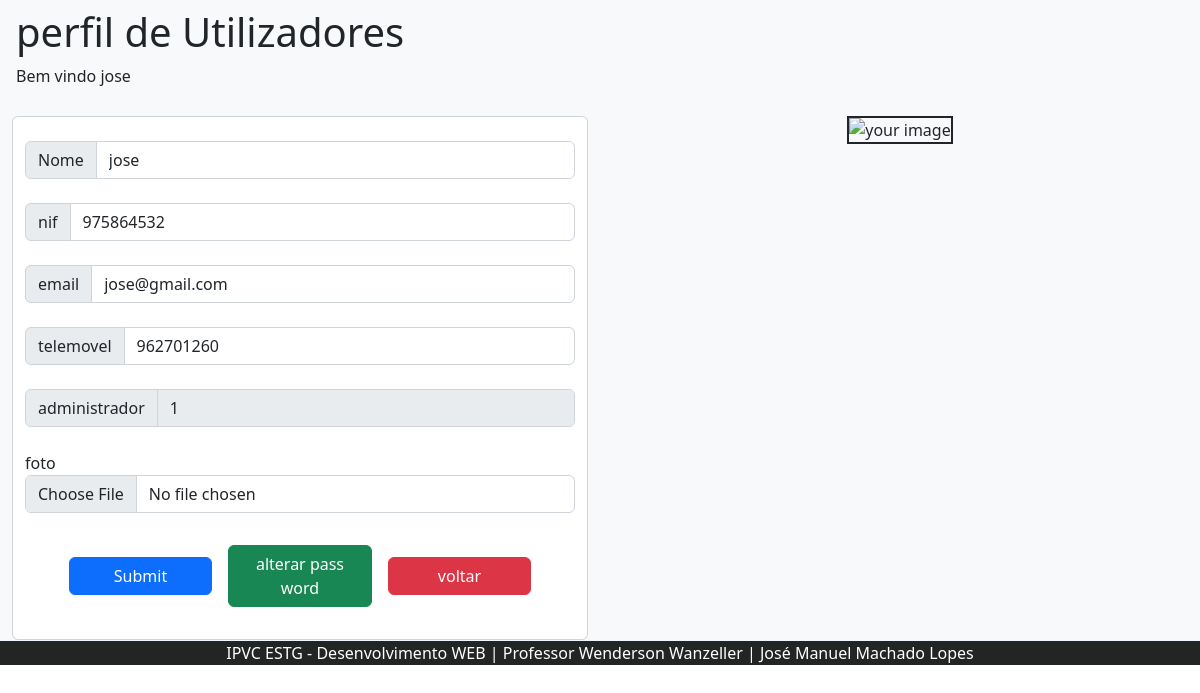
Screenshot of /pages/client/perfil/perfil.php (signed in) with the database file from the repository.
### tables this page shows
CREATE TABLE utilizadores(
        id INTEGER PRIMARY KEY,
        nome CHAR,  
        nif CHAR,  
        email CHAR NOT NULL, 
        telemovel   INTEGER,
        foto CHAR NULL, 
        administrador CHAR, 
        dono CHAR,
        pass_word CHAR NOT NULL
    );

### src/utils/auxiliadores.php (called while the page is built, shortened)
<?php
    include_once __DIR__.'/../../database/connections/repositorio.php';
function autenticado(){
    return isset($_SESSION['id']) ? true : false;
}
function utilizador(){
    if(autenticado()){
        return utilizador_data($_SESSION['id']);
    }else{
        return false;
    }
}
function admin(){
    $utilizador =  utilizador();
    return $utilizador['administrador'] ? true : false;
}

### database/connections/repositorio.php (called while the page is built, shortened)
<?php
    function utilizador_data($id){
        $get = $GLOBALS['pdo']->prepare('SELECT*FROM utilizadores WHERE id = ?;');
        $get->bindValue(1, $id, PDO::PARAM_INT);
        $get->execute();
        return $get->fetch();
    }

### pages/client/perfil/perfil.php (the view, shortened to what this page needs)
<?php
    include_once __DIR__ . '/../../../pages/client/templates/header.php';
    include_once __DIR__ . '/../../../src/middleware/autenticado.php';
?>
<link href="https://cdn.jsdelivr.net/npm/bootstrap@5.2.3/dist/css/bootstrap.min.css" rel="stylesheet">
<body >
    <div class="container-fluid bg-light">
    <div class="pt-1 ">
    <div class="p-1 mb-2 ">
      <h1>perfil de Utilizadores</h1>
      <p>Bem vindo <?php echo $utilizador['nome'] ?></p>
    </div>
    <main>
        <section class="row">
            <div class="col-6">
            <form enctype="multipart/form-data" runat="server"  action="/src/controller/admin/contr_utilizador.php" method="post"  class="form-control py-4">
                <div class="input-group mb-4">
                    <span class="input-group-text">Nome</span>
                    <input type="text" class="form-control" name="nome" placeholder="nome" maxlength="100" size="100" value="<?= isset($_REQUEST['nome']) ? $_REQUEST['nome'] : $utilizador['nome'] ?>" >
                </div>
                <div class="input-group mb-4">
                    <span class="input-group-text">nif </span>
                    <input type="text" class="form-control" name="nif" placeholder="nif" maxlength="100" size="100" value="<?= isset($_REQUEST['nif']) ? $_REQUEST['nif'] : $utilizador['nif'] ?>" required>
                </div>
                <div class="input-group mb-4">
                    <span class="input-group-text">email</span>
                    <input type="text" class="form-control" name="email" placeholder="email" maxlength="100" size="100" value="<?= isset($_REQUEST['email']) ? $_REQUEST['email'] : $utilizador['email'] ?>" >
                </div>
                <div class="input-group mb-4">
                    <span class="input-group-text">telemovel</span>
                    <input type="text" class="form-control " name="telemovel" placeholder="telemovel" maxlength="100" size="100" value="<?= isset($_REQUEST['telemovel']) ? $_REQUEST['telemovel'] : $utilizador['telemovel'] ?>"required >
                </div>
                <?php if(admin()){ ?>
                    <div class="input-group mb-4">
                        <span class="input-group-text">administrador</span>
                        <input type="text" class="form-control" name="administrador" placeholder="administrador" maxlength="100" size="100" value="<?= isset($_REQUEST['administrador']) ? $_REQUEST['administrador'] : $utilizador['administrador'] ?>" disabled>
                    </div>
                <?php } ?>
                <div class=" mb-4 ">
                    <label for="imgInp" class="input-text">foto</label>
                    <input id="imgInp" accept="image/*" type="file" class="form-control" name="foto" >
                </div>
                <div class="row align-items-center justify-content-center text-center">
                    <button  type="submit" name="utilizador" value="perfil" class="col-3 m-2 btn btn-primary ">Submit</button>
                    <a   class="col-3 m-2 btn btn-success"style="text-decoration: none;  color: white;" href="./pass_word.php">alterar pass word</a>
                    <a   class="col-3 m-2 btn btn-danger"style="text-decoration: none;  color: white;" href="/index.php">voltar</a>
                </div>
            </form>
            </div>
            <div class="col-6 align-items-center justify-content-center text-center">
                <img style="border: 2px solid" id="imgp" src="<?= isset($_REQUEST['foto']) ? "/images/upload/$_REQUEST[foto]" : "/images/upload/$utilizador[foto]" ?>" class="img-rounded" alt="your image" />
            </div>
        </section>
        </div>
</div>
    <?php
    include_once __DIR__ . '/../../../pages/client/templates/rodape.php'
?>

### rows the page displays
utilizadores: nome "jose", nif "975864532", email "jose@gmail.com", telemovel "962701260", administrador "1"
